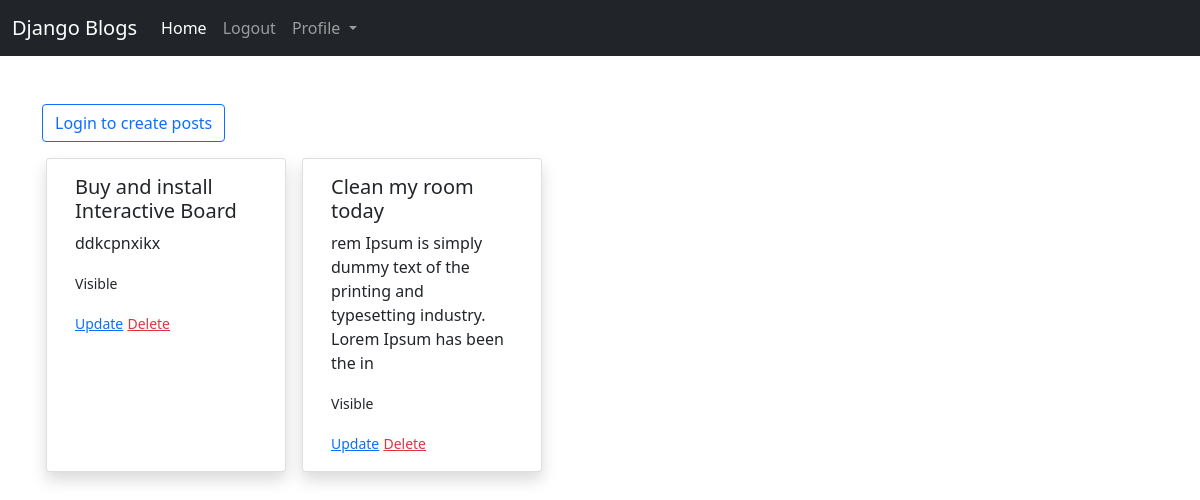
Page /created-post/ on the committed database.
### blog/models.py (models this page shows)
class Post(models.Model):
    author = models.ForeignKey(User, on_delete=models.CASCADE)
    title = models.CharField(max_length=100)
    body = models.TextField()
    date_created = models.DateTimeField(auto_now_add=True)
    visible = models.BooleanField(default=True)

### blog/views.py (the view)
# urls.py: path('created-post/', VisiblePostView, name='created-post'),
def VisiblePostView(request):
    obj = Post.objects.all()
    context = {'obj':obj}
    return render(request, 'blog/created_posts.html', context)

### templates/blog/created_posts.html (shortened to what this page needs)
{% extends 'blog/base.html' %}
{% load crispy_forms_tags %}
{% block content %}
{% if request.user.is_authenticated %}
<button type="button" class="btn btn-outline-primary" data-bs-toggle="modal" data-bs-target="#staticBackdrop">
    Create Post
</button>
{% else %}
<a href="{% url 'login' %}" class="btn btn-outline-primary">Login to create posts</a>
{% endif %}
<div class="row">
{% if obj %}
{% for o in obj %}
<div class="card shadow mt-3 ms-3" style="width: 15rem;">
    <div class="card-body">
        <h5 class="card-title">{{o.title}}</h5>
        <p class="card-text">{{o.body|slice:":100"}}</p>
        {% if o.visible == True %}
        <p><small>Visible</small></p>
        {% else %}
        <p><small>Not Visible</small></p>
        {% endif %}
        <small><a href="{% url 'update-post' o.pk %}">Update</a></small>
        <small><a href="{% url 'delete-post' o.pk %}" class="text-danger">Delete</a></small>
    </div>
</div>
{% endfor %}
{% endif %}
</div>
{% endblock content %}

### rows in the picture
Post: title "Buy and install Interactive Board", body "ddkcpnxikx", visible "Visible"
Post: title "Clean my room today", body "rem Ipsum is simply dummy text of the printing and typesetting industry. Lorem Ipsum has been the in", visible "Visible"
